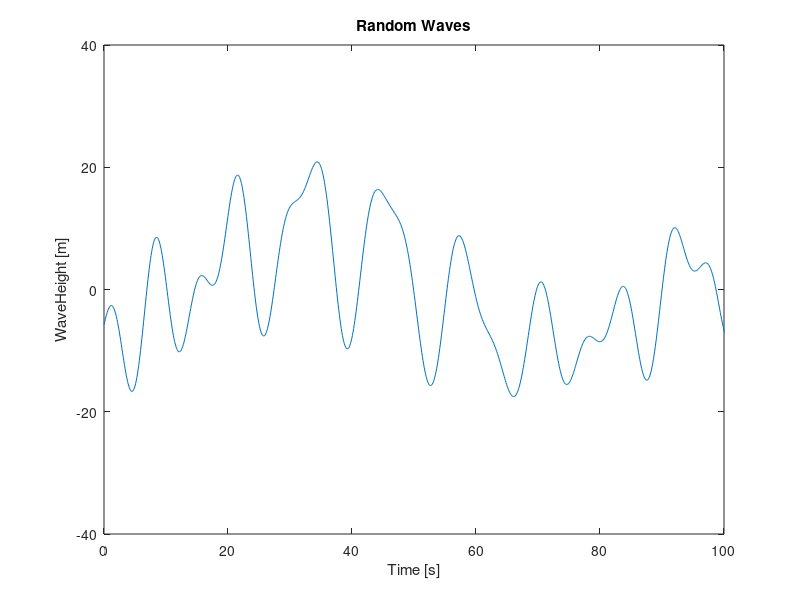
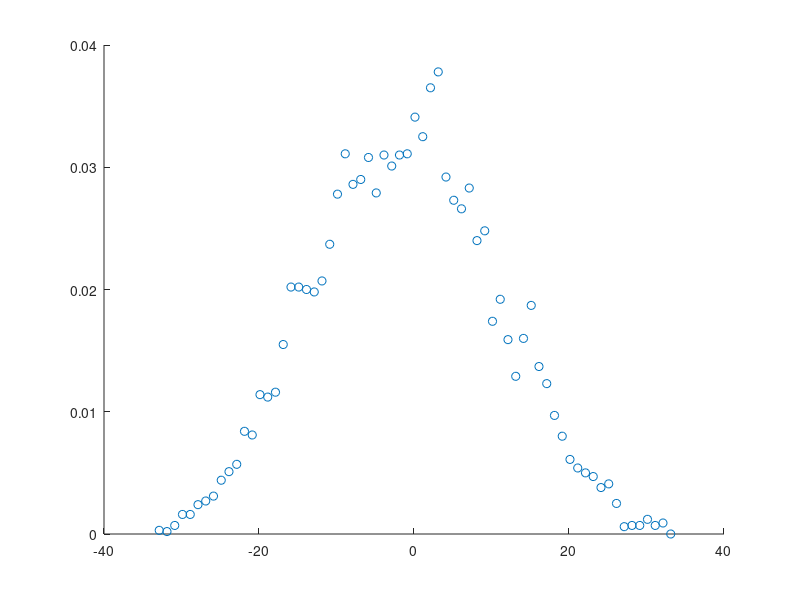
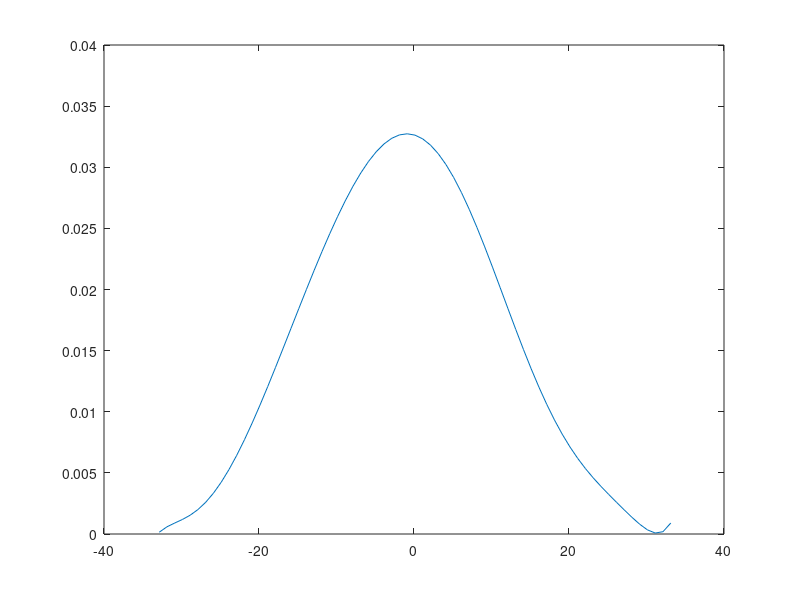

Write MATLAB code to recreate these figures, in order. (Note: this script raises an error after producing the figures.)
clear all;
clc;

w = 5;
max_h = 20;
amplitude = -max_h/2 + rand(w,1) * max_h;

T = 999;
P = (T+1)*10;
t = linspace(0,T,P); % 平均插值, linspace(0,999,10000) 999/10000 = 0.0999
t2 = t.';
len = numel(t);

ang_speed = rand(5,1);
phase = 2*pi*rand(5,1);

for j= 1:w
    for i= 1:len
        Wave_Load_Normal(j,i) = amplitude(j,:) * sin(ang_speed(j,:) * t2(i,:) + phase(j,:)); 
    end
end

Wave_Load_Random = sum(Wave_Load_Normal);

figure;
plot(t2,Wave_Load_Random);
xlabel("Time [s]");
ylabel("WaveHeight [m]");
title("Random Waves");
xlim([0 100]); % x axial from 0-100

wave_max = max(Wave_Load_Random);
wave_min = min(Wave_Load_Random);
gap = 1;
num_lev = (wave_max - wave_min) / gap;

for i = 1:num_lev
    layer(i) = wave_max - (i * gap);
    count(i) = sum(Wave_Load_Random > layer(i));
    cumula_prob(i) = count(i) / len;
    prob_vector(i) = wave_min + (i * gap);
end

num3 = numel(prob_vector) - 1;
k = zeros(1,num3);
for a = 1:num3
    k(a) = (cumula_prob(a+1) - cumula_prob(a))/(prob_vector(a+1)-prob_vector(a));
end
k(num3+1) = 0;

% scatter(prob_vector, cumula_prob);
% subplot(1,2,2);
% ployfit(prob_vector, cumula_prob);

% fit curve on calculated distribution points
x = 1:numel(k);
x2 = polyfit(prob_vector,k,9);
y2 = polyval(x2,prob_vector);
figure
scatter(prob_vector,k);
figure
plot(prob_vector,y2);

sam = T/len; %每个周期的时间
Fs = 1/sam;

[c,hist,edges,rmm,idx] = rainflow(Response(:,2),Fs);
T = array2table(c,'VariableNames',{'Count','Range','Mean','Start','End'});

figure;
histogram('BinEdges','edges','BinCounts',sum(hist,2));
title('Cycle counts as a function of stress');
xlabel('Stress Range');
ylabel('Cycle Counts');

figure;
rainflow(Response,Fs);

random_fft = fft(Wave_Load_Random);
% Compute the two-sided spectrum P2.
% Then compute the single-sided spectrum P1 based on P2 and the even-valued signal length len.
p2 = abs(random_fft);
p1 = p2(1:len/2+1);
p1(2:end-1) = 2 * p1(2:end-1);

figure;
rainflow(Response,Fs);

% figure
% % % Define the frequency domain fre_dom_random
% fre_dom_random = Fs * (0:(len/2))/len;
% plot(fre_dom_random,p1);

% t_crit=1000;
% for i=1:w
%     for j=1:100
%         if j*2*pi()/ang_speed(i,:) < t_crit
%             num_waves_vector(j,:)=1;
%         else
%             num_waves_vector(j,:)=0;
%         end
%     end
%     number_fullwaves(i,:)=sum(num_waves_vector);
%     phase_crit(i,:)=pi()/2-((100-number_fullwaves(i,:)*2*pi()/ang_speed(i,:))*ang_speed(i,:));
%     for k=1:len
%         FreakLoadNormal(i,k)=amplitude(i,:)*sin(ang_speed(i,:)*t2(k,:)+phase_crit(i,:));
%         FreakLoadComponents(i,k)=amplitude(i,:)*sin(ang_speed(i,:)*t2(k,:)+phase_crit(i,:))+(i-1)*max_h;
%     end
%     freak_moment_value(i,:)=FreakLoadNormal(i,t_crit); 
%     if freak_moment_value(i,:)<0
%         for l=1:len
%             FreakLoadComponents(i,l)=(amplitude(i,:)*sin(ang_speed(i,:)*t2(l,:)+phase_crit(i,:)))*(-1)+(i-1)*max_h;
%             FreakLoadNormal(i,l)=amplitude(i,:)*sin(ang_speed(i,:)*t2(l,:)+phase_crit(i,:))*(-1);
%         end
%     end
% end
% 
